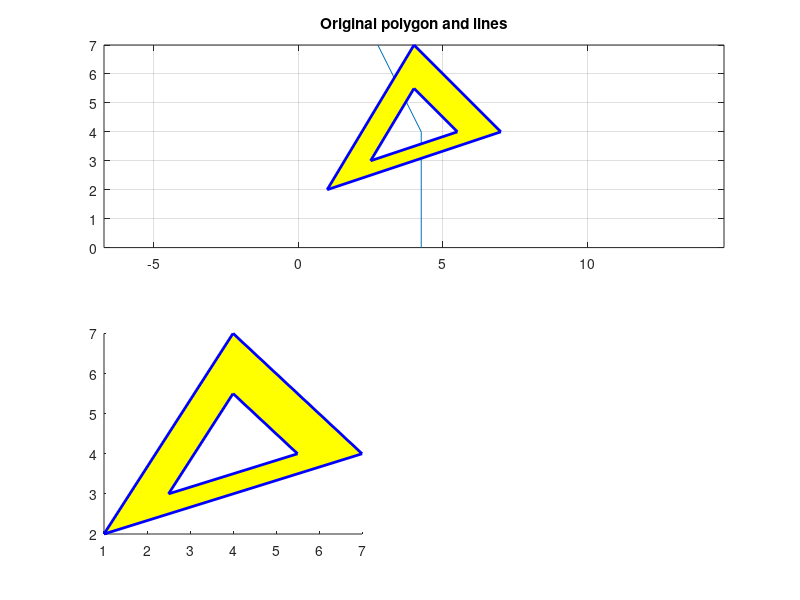

MATLAB code to generate this figure: (Note: this script raises an error after producing the figure.)
% test_polyline_clipping.m
clc
clear
close all


%sline = [0, 6.5; 1.25, 4; 1.25, 0; NaN, NaN; 0.25, 7; 1.75, 4; 1.75, 0];
%for ii=1:10
%  sline = [sline; [NaN NaN]; [ii/2+0.25, 7; ii/2+1.75, 4; ii/2+1.75, 0]];
%endfor
sline = [5/2+0.25, 7; 5/2+1.75, 4; 5/2+1.75, 0];
pol2a = [1 2; 7 4; 4 7; 1 2; 2.5 3; 4 5.5; 5.5 4; 2.5 3; 1 2];
figure;
subplot(2,1,1);
plot(sline(:, 1), sline(:, 2));
hold on;
patch(pol2a(:, 1), pol2a(:, 2), 'facecolor', 'y', 'edgecolor', 'b', 'linewidth', 2);
hold off;
grid on;
axis equal;
title('Original polygon and lines');

subplot(2,2,3);
% "AND" operation
patch(pol2a(:, 1), pol2a(:, 2), 'facecolor', 'y', 'edgecolor', 'b', 'linewidth', 2);
hold on;
[olin, nlin] = clipPolyline (sline, pol2a, 1);
plot (olin(:, 1), olin(:, 2), 'r', 'linewidth', 3);
hold off;
grid on;
axis equal;
title('"AND"\Intersect');

subplot(2,2,4);
% Subtract operation
patch(pol2a(:, 1), pol2a(:, 2), 'facecolor', 'y', 'edgecolor', 'b', 'linewidth', 2);
hold on;
[olin, nlin] = clipPolyline(sline, pol2a, 0);
plot (olin(:, 1), olin(:, 2), 'g', 'linewidth', 3);
hold off;
grid on;
axis equal;
title ('Clip\Subtract');

